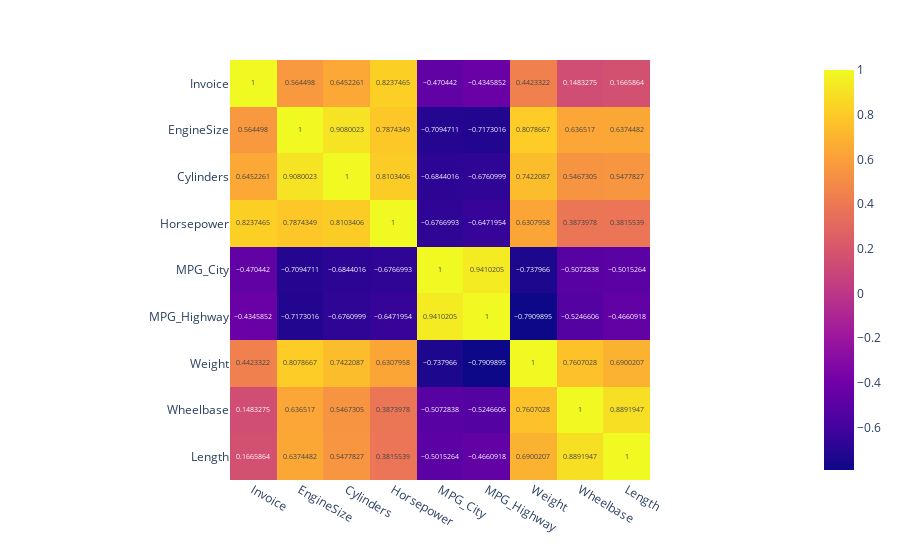

This figure's notebook cell:
### Code cell
fig = px.imshow(df.corr(), text_auto=True)
fig.show()

### Figure 1 — Plotly figure (JSON) as saved in the notebook; plotly's stock layout.template omitted (floating-point values rounded to 4 significant figures)
{"data": [{"coloraxis": "coloraxis", "hovertemplate": "x: %{x}<br>y: %{y}<br>color: %{z}<extra></extra>", "name": "0", "texttemplate": "%{z}", "type": "heatmap", "x": ["Invoice", "EngineSize", "Cylinders", "Horsepower", "MPG_City", "MPG_Highway", "Weight", "Wheelbase", "Length"], "xaxis": "x", "y": ["Invoice", "EngineSize", "Cylinders", "Horsepower", "MPG_City", "MPG_Highway", "Weight", "Wheelbase", "Length"], "yaxis": "y", "z": [[1, 0.5645, 0.6452, 0.8237, -0.4704, -0.4346, 0.4423, 0.1483, 0.1666], [0.5645, 1, 0.908, 0.7874, -0.7095, -0.7173, 0.8079, 0.6365, 0.6374], [0.6452, 0.908, 1, 0.8103, -0.6844, -0.6761, 0.7422, 0.5467, 0.5478], [0.8237, 0.7874, 0.8103, 1, -0.6767, -0.6472, 0.6308, 0.3874, 0.3816], [-0.4704, -0.7095, -0.6844, -0.6767, 1, 0.941, -0.738, -0.5073, -0.5015], [-0.4346, -0.7173, -0.6761, -0.6472, 0.941, 1, -0.791, -0.5247, -0.4661], [0.4423, 0.8079, 0.7422, 0.6308, -0.738, -0.791, 1, 0.7607, 0.69], [0.1483, 0.6365, 0.5467, 0.3874, -0.5073, -0.5247, 0.7607, 1, 0.8892], [0.1666, 0.6374, 0.5478, 0.3816, -0.5015, -0.4661, 0.69, 0.8892, 1]]}], "layout": {"coloraxis": {"colorscale": [[0, "#0d0887"], [0.1111, "#46039f"], [0.2222, "#7201a8"], [0.3333, "#9c179e"], [0.4444, "#bd3786"], [0.5556, "#d8576b"], [0.6667, "#ed7953"], [0.7778, "#fb9f3a"], [0.8889, "#fdca26"], [1, "#f0f921"]]}, "margin": {"t": 60}, "xaxis": {"anchor": "y", "constrain": "domain", "domain": [0, 1], "scaleanchor": "y"}, "yaxis": {"anchor": "x", "autorange": "reversed", "constrain": "domain", "domain": [0, 1]}}}
